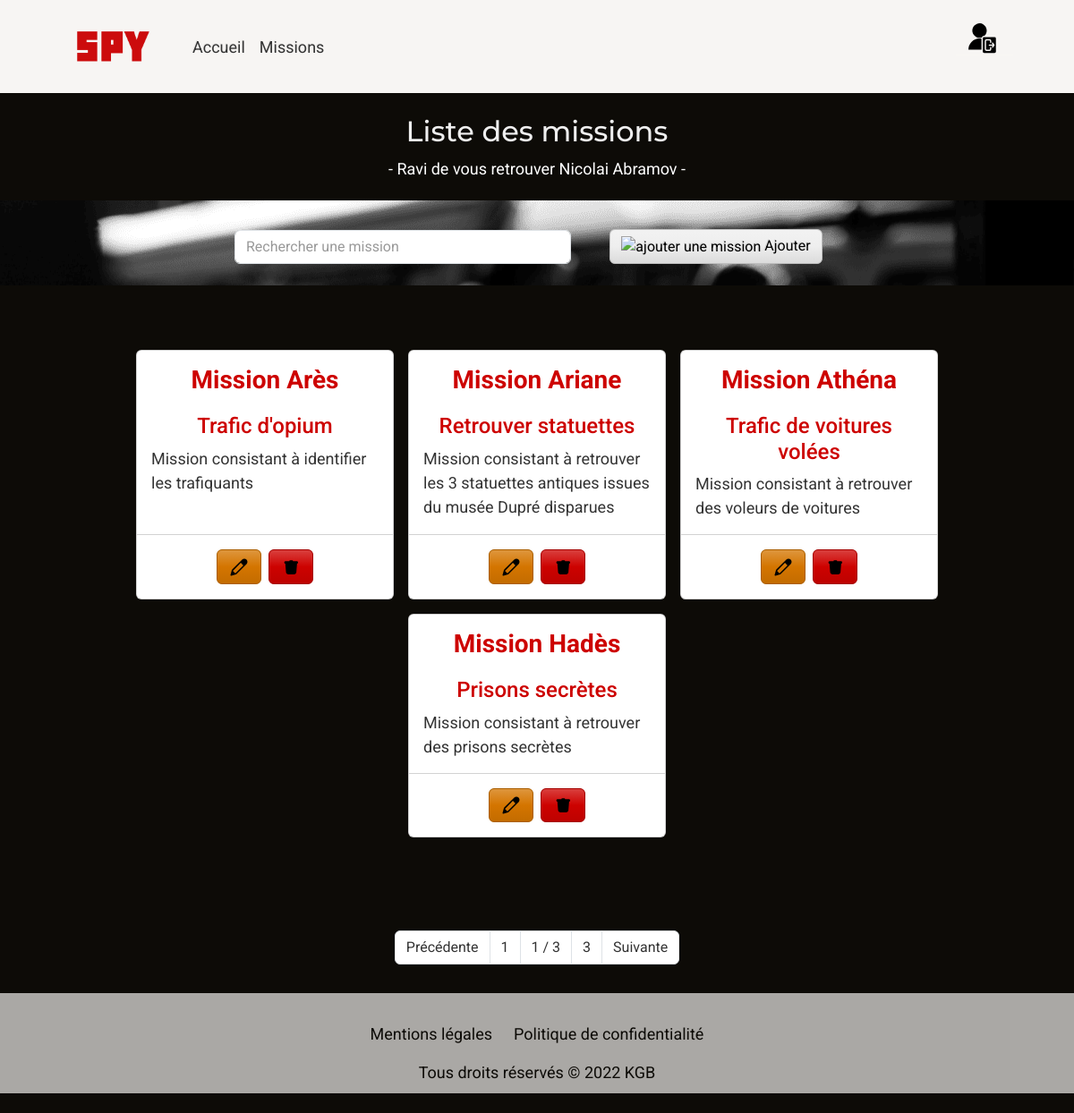
Page /missions (signed in) on the committed database.
### tables this page shows
CREATE TABLE `Missions` (
  `code_mission` varchar(50) NOT NULL,
  `title_mission` varchar(100) NOT NULL,
  `description_mission` text,
  `country_mission` varchar(50) NOT NULL,
  `id_duration` int(11) NOT NULL,
  `code_status` varchar(20) NOT NULL,
  `name_type` varchar(30) NOT NULL,
  `name_speciality` varchar(50) NOT NULL
);

### controllers/MainController.php (called while the page is built, shortened)
<?php
require_once("models/MissionManager.php");
require_once("models/AdminManager.php");
class MainController {
    private MissionManager $missionManager;
    private AdminManager $adminManager;
    public function __construct() {
        $this->missionManager = new MissionManager();
        $this->adminManager = new AdminManager();
    }
    private function generatePage(array $data) : void {
        extract($data);
        require_once($view);
        $page_content = ob_get_clean();
        require_once($template);
    }
    public function missions() : void {
        $missions = $this->missionManager->getAll();
        $admins = $this->adminManager->getAll();
        $data_page = [
            "page_description" => "Page listant l'ensemble des missions secrètes de la société Spy",
            "page_title" => "Missions de la société Spy",
            "missions" => $missions,
            "admins" => $admins,
            "page_css" => "list.css",
            "page_javascript" => ["missions.js"],
            "view" => "views/read/missionsView.php",
            "template" => "views/common/template.php"
        ];
        $this->generatePage($data_page);
    }
}

### models/AdminManager.php (called while the page is built, shortened)
<?php
require_once("models/Class/Admin.php");
class AdminManager extends Model {
    public function getAll() : array {
        $admins = [];
        $pdo = $this->getDb();
        $req = $pdo->prepare("SELECT * FROM Admins");
        $req->execute();
        $data = $req->fetchAll(PDO::FETCH_ASSOC);
        foreach($data as $admin) {
            $admins[] = new Admin($admin);
        }
        return $admins;
    }
}

### models/Class/Admin.php (called while the page is built, shortened)
<?php
class Admin {
    private string $name_admin;
    private string $firstname_admin;
    private string $email_admin;
    public function hydrate($data): void {
        foreach($data as $key=>$value) {
            $method = "set".ucfirst($key);
        }
    }
    public function setId_admin($id_admin){ $this->id_admin = $id_admin; return $this;}
    public function getName_admin() { return $this->name_admin; }
    public function setName_admin($name_admin){ $this->name_admin = $name_admin; return $this; }
    public function getFirstname_admin(){ return $this->firstname_admin;  }
    public function setFirstname_admin($firstname_admin) { $this->firstname_admin = $firstname_admin; return $this; }
    public function getEmail_admin(){ return $this->email_admin; }
    public function setEmail_admin($email_admin){ $this->email_admin = $email_admin; return $this; }
    public function setPassword_admin($password_admin) { $this->password_admin = $password_admin; return $this; }
    public function setCreation_admin($creation_admin) { $this->creation_admin = $creation_admin; return $this; }
    public function setSecret_admin($secret_admin){ $this->secret_admin = $secret_admin; return $this; }
}

### models/MissionManager.php (called while the page is built, shortened)
<?php
require_once("models/Class/Mission.php");
class MissionManager extends Model {
    public function getAll() : array {
        $missions = [];
        $pdo = $this->getDb();
        $req = $pdo->prepare("SELECT * FROM Missions");
        $req->execute();
        $data = $req->fetchAll(PDO::FETCH_ASSOC);
        foreach($data as $mission) {
            $missions[] = new Mission($mission);
        }
        return $missions;
    }
}

### models/Class/Mission.php (called while the page is built, shortened)
<?php
class Mission {
    private $code_mission;
    private $title_mission;
    private ?string $description_mission = null;
    public function hydrate(array $data) : void {
        foreach($data as $attribute => $value) {
            $setterMethod = 'set'.ucfirst($attribute);
        }
    }
    public function getCode_mission(){return $this->code_mission;}
    public function setCode_mission(string $code_mission){
        if(strlen($code_mission) >= 3 && strlen($code_mission) <= 50){
            $this->code_mission = $code_mission;
            return $this;
        }
    }
    public function getTitle_mission(){ return $this->title_mission;}
    public function setTitle_mission(string $title_mission){
        if(strlen($title_mission) >= 3 && strlen($title_mission) <= 100){
            $this->title_mission = $title_mission;
            return $this;
        }
    }
    public function getDescription_mission(){ return $this->description_mission;}
    public function setDescription_mission(?string $description_mission){
        if(strlen($description_mission) >= 3 && strlen($description_mission) <= 180){
            $this->description_mission= $description_mission;
            return $this;
        }
    }
    public function setCountry_mission(string $country_mission){ $this->country_mission = $country_mission; return $this; }
    public function setId_duration(int $id_duration){ $this->id_duration = $id_duration; return $this;  }
    public function setCode_status(string $code_status){$this->code_status = $code_status; return $this; }
    public function setName_type($name_type){ $this->name_type = $name_type; return $this; }
    public function setName_speciality($name_speciality) {$this->name_speciality = $name_speciality;return $this; }
}

### views/read/missionsView.php (the view, shortened to what this page needs)
<section class="container pb-2">
    <div class="row d-flex justify-content-center">
        <div class="col-12">
            <h1 class="text-light">Liste des missions</h1>
        </div>
        <?php if(isset($_SESSION['connect'])) :?>
            <?php foreach($admins as $admin) :?>
                <?php if($admin->getEmail_admin() === $_SESSION['email_admin']) :?>
                    <div class="col-12 col-md-8">
                        <div class="alert text-center text-white" role="alert" style="height: 10px; padding:0;">
                            - Ravi de vous retrouver <?= $admin->getFirstname_admin()." ".$admin->getName_admin()." -"; ?>
                        </div>
                    </div>
                <?php endif; ?>
            <?php endforeach; ?>
        <?php endif; ?>
    </div>
</section>
<div class="row mb-5">
    <section class="container bg-list my-3" id="search">
        <div class="row d-flex justify-content-center">
            <div class="col-12 pt-4">
                <div class="row d-flex justify-content-center align-items-center pb-3">
                    <div class="col-9 col-md-4 my-2">
                        <input class="form-control input" type="text" placeholder="Rechercher une mission" aria-label="Search" id="searchInput">
                    </div>
                    <?php if(isset($_SESSION['connect'])) :?>
                        <div class="col-12 col-md-3 my-2 d-flex justify-content-center">
                            <a href="<?= URL?>createMission" class="btn btn-light"><img src="<?= URL ?>/public/assets/images/icon-add.svg" alt="ajouter une mission" style="width: 1.5rem; height:1.5rem;"> Ajouter</a>
                        </div>
                    <?php endif ?>
                </div>
            </div>
        </div>
    </section>
</div>
<section class="container my-5">
    <div class="row">
        <article class="col-12 d-flex flex-wrap justify-content-center mb-5" id="missions-list">
            <?php foreach($missions as $mission) :?>
                <div class="card m-2 list-item" style="width: 18rem; ">
                    <div class="card-body">
                    <a href="<?= URL ?>oneMission?q=<?= urlencode(base64_encode($mission->getCode_mission())) ?>" class="card-link"><h3 id="title" class="card-title mb-4 text-center text-danger fw-bold">Mission <?= $mission->getCode_mission(); ?></h3></a>
                    <h4 class="card-subtitle mb-2 text-center text-danger"><?= $mission->getTitle_mission() ; ?></h4>
                    <p class="card-text text-dark"><?= $mission->getDescription_mission() ?></p>
                </div>
                <?php if(isset($_SESSION['connect'])) :?>
                    <ul class="list-group list-group-flush">
                        <li class="list-group-item d-flex mx-auto my-2">
                            <form method="POST" action="<?= URL ?>updateMission?q=<?= urlencode(base64_encode($mission->getCode_mission())) ?>" class="me-2">
                                <button class="btn btn-warning" type="submit"><img src="<?= URL ?>/public/assets/images/icon-modify.svg" alt="modifier une planque" style="width: 1.5rem;"></button>
                            </form>
                            <form method="POST" action="<?= URL ?>deleteMission?q=<?= urlencode(base64_encode($mission->getCode_mission())) ?>" onSubmit="return confirm('Etes-vous sûr de vouloir supprimer la mission ?');">
                                <button class="btn btn-danger" type="submit"><img src="<?= URL ?>/public/assets/images/icon-remove.svg" alt="supprimer une planque" style="width: 1.5rem;"></button>
                            </form>
                        </li>
                    </ul>
                <?php endif ?>
                </div>
            <?php endforeach; ?>
        </article>
    </div>
</section>
<section class="row mt-5 mb-3">
    <div class="col-12 d-flex justify-content-center">
        <nav aria-label="Page navigation">
            <ul class="pagination">
                <li class="page-item"><a class="page-link text-dark previousP" href="#">Précédente</a></li>
                <li class="page-item"><a class="page-link text-dark firstP"  href="#">1</a></li>
                <li class="page-item"><span class="page-link text-dark" id="pageInfo">1 / 3</span></li>
                <li class="page-item"><a class="page-link text-dark lastP"  href="#">3</a></li>
                <li class="page-item"><a class="page-link text-dark nextP"  href="#">Suivante</a></li>
            </ul>
        </nav>
    </div>
</section>

### index.php (shortened to what this page needs)
<?php session_start();
require_once("controllers/MainController.php");
require_once("controllers/SpecialityController.php");
$mainController = new MainController();
try {
    if(empty($_GET['page'])){
        $page = "home";
    } else {
        $url = explode("/", filter_var($_GET['page']), FILTER_SANITIZE_URL);
        $page = $url[0];
    }
    switch($page) {
        case "missions":
            $mainController->missions();
        break;
    }
} catch(Exception $e) {
    $mainController->errorPage($e->getMessage());
}
require_once('./views/common/template.php');

### views/common/template.php (shortened to what this page needs)
<!DOCTYPE html>
<html lang="fr-FR">
<head>
    <link href="https://bootswatch.com/5/spacelab/bootstrap.min.css" rel="stylesheet">
    <link rel="stylesheet" href="https://cdnjs.cloudflare.com/ajax/libs/font-awesome/6.2.0/css/all.min.css" />
    <link href="<?= URL ?>public/CSS/main.css" rel="stylesheet">
    <?php if(!empty($page_css)) : ?>
        <link href="<?= URL ?>public/CSS/<?=$page_css?>" rel="stylesheet">
    <?php endif; ?>
</head>
<body>
    <?php require_once("views/common/header.php"); ?>
    <main class="container-fluid">
        <section class="container">
            <div class="row d-flex justify-content-center">
            </div>
        </section>
        <?php echo $page_content; ?>
    </main>
    <?php require_once("views/common/footer.php"); ?>
</body>
</html>

### views/common/header.php
<header>
    <?php require_once("views/common/menu.php");?>
</header>

### views/common/menu.php (shortened to what this page needs)
<nav id="menu" class="navbar navbar-expand-lg navbar-light px-5">
    <div class="container-fluid">
        <div class="logo mx-4">
            <a class="navbar-brand" href="home" alt="logo du site">
                <img src="<?= URL ?>public/assets/images/logo-spy.png" width="83"/>
            </a>
        </div>
        <div class="collapse navbar-collapse" id="navbarSupportedContent">
            <ul class="navbar-nav mb-2 mb-lg-0 me-auto">
                <li><a aria-current="page" href="home" class="nav-link px-2 text-dark">Accueil</a></li>
                <li><a href="missions" class="nav-link px-2 text-dark">Missions</a></li>
            </ul>
            <ul class="navbar-nav mb-2 mb-lg-0 ms-auto">
                <?php if(isset($_SESSION['connect'])) :?>
                    <li><a href="logout"><img src="<?= URL ?>public/assets/images/logoutuser.svg"  width="80" class="nav-link px-2" /></a></li>
                <?php endif ?>
            </ul>
        </div>
    </div>
</nav>

### views/common/footer.php
<footer class="container-fluid pt-3">
    <div class="row py-3">
        <div class="col-12 d-flex justify-content-center align-items-center pb-3">
            <a href="#" class="footer-link pe-4">Mentions légales</a>
            <a href="#" class="footer-link">Politique de confidentialité</a>
        </div>
        <div class="col-12 d-flex justify-content-center">
            <p>Tous droits réservés &copy;
                <span id="year">2022 KGB</span>
            </p>
        </div>
    </div>
</footer>

### public/CSS/main.css (style rules this page uses)
body { font-family: 'Roboto', sans-serif; font-size: 18px; background-color: #0D0B07; color: #F7F5F3; }
h1, h2 { color: #F7F5F3; font-family: 'Montserrat', sans-serif; text-align: center; padding-top: 2vh; }
a { color:#0D0B07; text-decoration: none; }
#menu { background-color: #F7F5F3; color: #0D0B07; height: 13vh; }
footer { background-color: #AAA8A5; color: #0D0B07; height: 14vh; }
.footer-link { color: #0D0B07; text-decoration: none; }
@media screen and (min-width: 768px) and (max-width: 1200px) { h1, h2 { font-size: 2rem; } }

### public/CSS/list.css (style rules this page uses)
.bg-list, #mission-bg { height: auto; min-width: 100%; min-height: 100%; background: url('../assets/images/spy.png'); background-size: cover; background-position: top; background-repeat: no-repeat; }

### rows in the picture
missions: code_mission "Arès", title_mission "Trafic d'opium", description_mission "Mission consistant à identifier les trafiquants"
missions: code_mission "Ariane", title_mission "Retrouver statuettes", description_mission "Mission consistant à retrouver les 3 statuettes antiques issues du musée Dupré disparues"
missions: code_mission "Athéna", title_mission "Trafic de voitures volées", description_mission "Mission consistant à retrouver des voleurs de voitures"
missions: code_mission "Hadès", title_mission "Prisons secrètes", description_mission "Mission consistant à retrouver des prisons secrètes"

### other values in the picture
$admin->getFirstname_admin() "Nicolai"
$admin->getName_admin() "Abramov"
